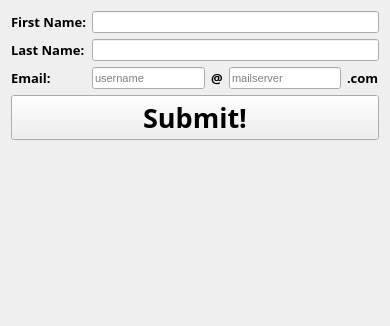
          <widget class="QWidget" name="page_4">
           <property name="geometry">
            <rect>
             <x>0</x>
             <y>0</y>
             <width>390</width>
             <height>326</height>
            </rect>
           </property>
           <attribute name="label">
            <string>New Clinician</string>
           </attribute>
           <layout class="QFormLayout" name="formLayout_10">
            <item row="0" column="0">
             <widget class="QLabel" name="label_53">
              <property name="font">
               <font>
                <family>MV Boli</family>
                <pointsize>10</pointsize>
                <weight>75</weight>
                <bold>true</bold>
               </font>
              </property>
              <property name="text">
               <string>First Name:</string>
              </property>
             </widget>
            </item>
            <item row="1" column="0">
             <widget class="QLabel" name="label_56">
              <property name="font">
               <font>
                <family>MV Boli</family>
                <pointsize>10</pointsize>
                <weight>75</weight>
                <bold>true</bold>
               </font>
              </property>
              <property name="text">
               <string>Last Name:</string>
              </property>
             </widget>
            </item>
            <item row="2" column="0">
             <widget class="QLabel" name="label_52">
              <property name="font">
               <font>
                <family>MV Boli</family>
                <pointsize>10</pointsize>
                <weight>75</weight>
                <bold>true</bold>
               </font>
              </property>
              <property name="text">
               <string>Email:</string>
              </property>
             </widget>
            </item>
            <item row="0" column="1">
             <widget class="QLineEdit" name="adminNewClinicianFName">
              <property name="font">
               <font>
                <family>MS Shell Dlg 2</family>
                <pointsize>8</pointsize>
                <weight>50</weight>
                <bold>false</bold>
               </font>
              </property>
             </widget>
            </item>
            <item row="1" column="1">
             <widget class="QLineEdit" name="adminNewClinicianLName">
              <property name="font">
               <font>
                <family>MS Shell Dlg 2</family>
                <pointsize>8</pointsize>
                <weight>50</weight>
                <bold>false</bold>
               </font>
              </property>
             </widget>
            </item>
            <item row="2" column="1">
             <layout class="QHBoxLayout" name="horizontalLayout_10">
              <item>
               <widget class="QLineEdit" name="adminNewClinicianEmailName">
                <property name="font">
                 <font>
                  <family>MS Shell Dlg 2</family>
                  <pointsize>8</pointsize>
                  <weight>50</weight>
                  <bold>false</bold>
                 </font>
                </property>
                <property name="maxLength">
                 <number>64</number>
                </property>
                <property name="placeholderText">
                 <string>username</string>
                </property>
               </widget>
              </item>
              <item>
               <widget class="QLabel" name="label_50">
                <property name="font">
                 <font>
                  <family>MV Boli</family>
                  <pointsize>10</pointsize>
                  <weight>75</weight>
                  <bold>true</bold>
                 </font>
                </property>
                <property name="text">
                 <string>@</string>
                </property>
               </widget>
              </item>
              <item>
               <widget class="QLineEdit" name="adminNewClinicianEmailServer">
                <property name="font">
                 <font>
                  <family>MS Shell Dlg 2</family>
                  <pointsize>8</pointsize>
                  <weight>50</weight>
                  <bold>false</bold>
                 </font>
                </property>
                <property name="maxLength">
                 <number>32</number>
                </property>
                <property name="placeholderText">
                 <string>mailserver</string>
                </property>
               </widget>
              </item>
              <item>
               <widget class="QLabel" name="label_51">
                <property name="font">
                 <font>
                  <family>MV Boli</family>
                  <pointsize>10</pointsize>
                  <weight>75</weight>
                  <bold>true</bold>
                 </font>
                </property>
                <property name="text">
                 <string>.com</string>
                </property>
               </widget>
              </item>
             </layout>
            </item>
            <item row="3" column="0" colspan="2">
             <widget class="QPushButton" name="adminNewClinicinSubmit">
              <property name="font">
               <font>
                <family>Impact</family>
                <pointsize>20</pointsize>
                <weight>75</weight>
                <bold>true</bold>
               </font>
              </property>
              <property name="text">
               <string>Submit!</string>
              </property>
             </widget>
            </item>
           </layout>
          </widget>
